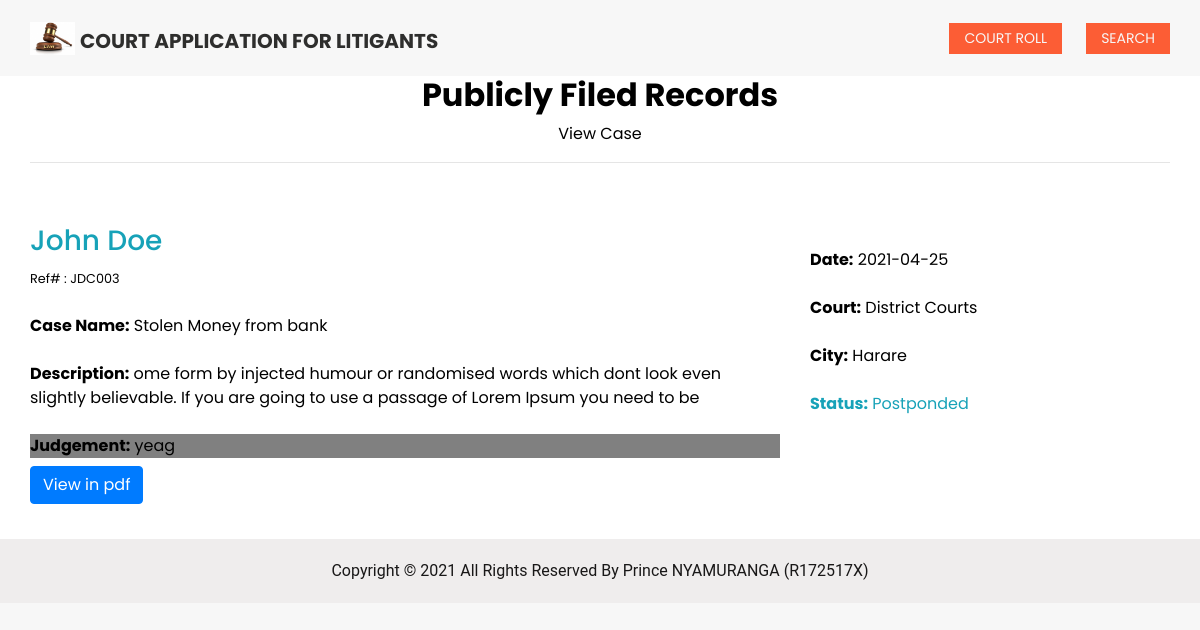
Screenshot of /view.php?view=3 with the database file from the repository.
### tables this page shows
CREATE TABLE `cases` (
  `case_id` int(11) NOT NULL,
  `names` varchar(255) NOT NULL,
  `case_name` varchar(255) NOT NULL,
  `user_case` varchar(255) NOT NULL,
  `description` text NOT NULL,
  `court` varchar(255) NOT NULL,
  `city` varchar(255) NOT NULL,
  `case_date` date NOT NULL,
  `case_status` varchar(255) NOT NULL DEFAULT 'pending',
  `judgement` varchar(500) NOT NULL DEFAULT 'not send'
);

### view.php (the view, shortened to what this page needs)
<?php include('includes/header.php'); ?>
<section class="fruit_section bg-white">
        <div class="container">
            <h2 class="custom_heading">Publicly Filed Records</h2>
            <p class="custom_heading-text">
                View Case
            </p>
            <hr>
            <?php
            $id = $_GET['view'];
            $sql = "SELECT * FROM cases WHERE case_id = $id";
            $result = $conn->query($sql);
            if ($result->num_rows > 0) {
              while($row = $result->fetch_assoc()) {
                  $case_id = $row["case_id"];
                  $names = $row["names"];
                  $case_name = $row["case_name"];
                  $date = $row["case_date"];
                  $description = $row["description"];
                  $case_status = $row["case_status"];
                  $judgement = $row["judgement"];
                  $court = $row["court"];
                  $city = $row["city"];
                }
            } else {
              echo "0 results";
            }
            ?>
            <div class="row layout_padding2">
                <div class="col-md-8">
                    <div class="fruit_detail-box">
                        <h3 class="text-info">
                           <?php echo $names; ?>
                        </h3>
                        <small>Ref# : JDC00<?php echo $case_id?> </small>
                        <p class="mt-4 mb-2">
                            <strong>Case Name:</strong> <?php echo $case_name; ?>
                        </p>
                        <p class="mt-4 mb-2">
                            <strong>Description:</strong> <?php echo $description; ?>
                        </p>
                        <p style="background-color:gray" class="mt-4 mb-2">
                            <strong>Judgement:</strong> <?php echo $judgement; ?>
                        </p>
                        <div>
                        <a href="print.php?print=<?php echo $case_id; ?>" class="btn btn-primary">View in pdf</a>
                        </div>
                    </div>
                </div>
                <div class="col-md-4 justify-content-center align-items-center">
                        <p class="mt-4 mb-1">
                            <strong>Date:</strong> <?php echo $date; ?>
                        </p>
                        <p class="mt-4">
                            <strong>Court:</strong> <?php echo $court; ?>
                        </p>
                        <p class="mt-4 mb-1">
                            <strong>City:</strong> <?php echo $city; ?>
                        </p>
                        <p class="mt-4 mb-1 text-info">
                            <strong>Status:</strong> <?php echo $case_status; ?>
                        </p>
                </div>
            </div>
        </div>
    </section>
  <?php include('includes/footer.php'); ?>

### css/style.css (style rules this page uses)
body { font-family: 'Poppins', sans-serif; color: #000000; background-color: #ffffff; }
.layout_padding2 { padding: 45px 0; }
.custom_heading { text-align: center; font-weight: bold; }
.custom_heading-text { text-align: center; }
a, a:hover, a:focus { text-decoration: none; }
.btn, .btn:focus { outline: none !important; box-shadow: none; }

### css/responsive.css (style rules this page uses)
@media (min-width: 1200px) { .container { max-width: 1170px; } }

### rows the page displays
cases: names "John Doe", case_id "3", case_name "Stolen Money from bank", description "ome form by injected humour or randomised words which dont look even slightly believable. If you are going to use a passage of Lorem Ipsum you need to be", judgement "yeag", case_date "2021-04-25", court "District Courts", city "Harare", case_status "Postponded"
